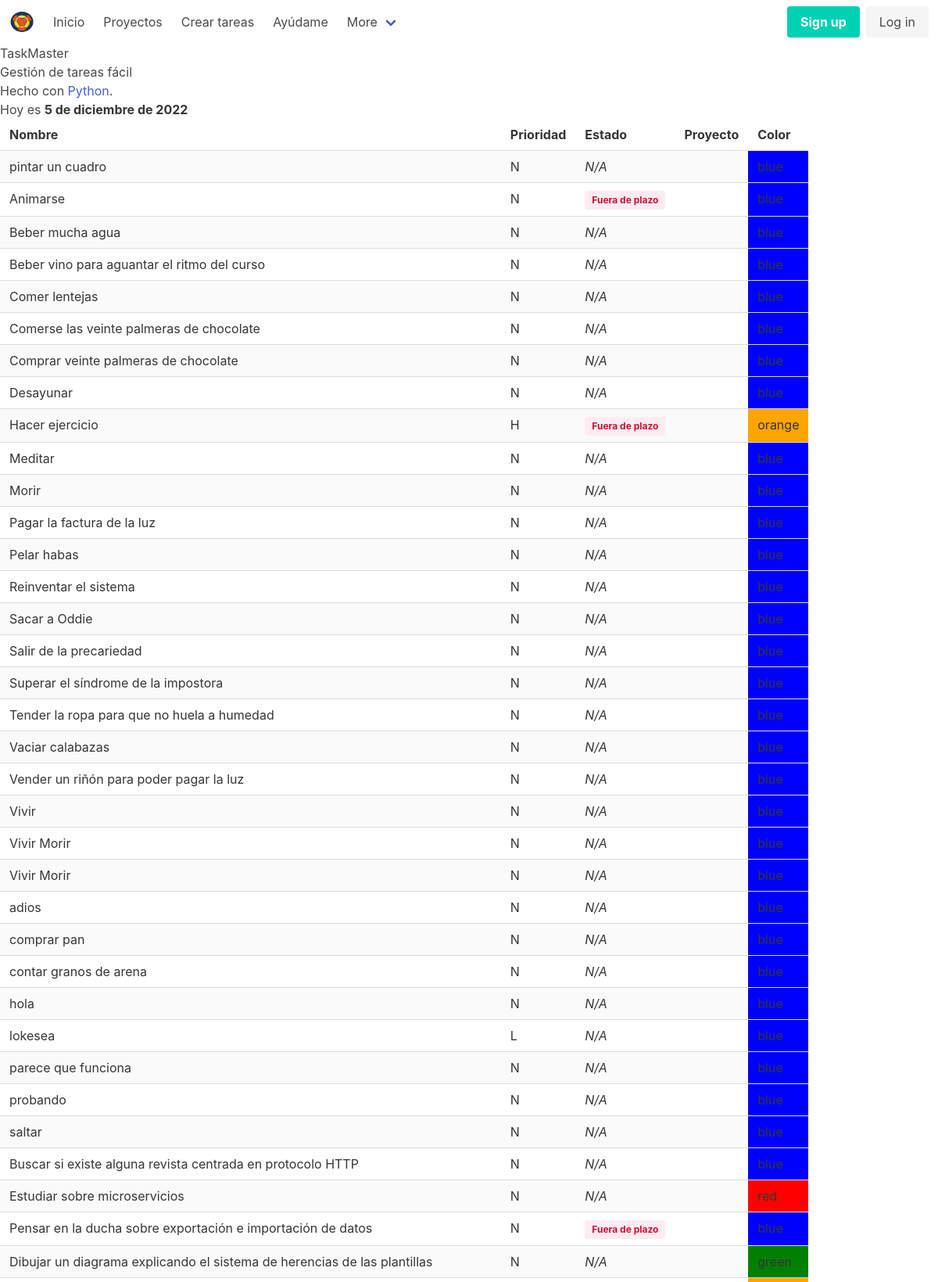
The page / (upper part) on the database its author committed.
### tasks/models.py (models this page shows, shortened)
class Task(models.Model):
    class Meta:
        verbose_name = 'Tarea'
        verbose_name_plural = 'Tareas'
        ordering = ['-orden', 'name']
    name = models.CharField(max_length=250)
    finished = models.BooleanField(default=False)
    orden = models.IntegerField(default=100)
    priority = models.CharField(
        max_length = 1,
        choices=[
            ('H', 'Alta'),
            ('N','Normal'),
            ('L', 'Baja')
        ],
        default ='N'
    )
    due_date = models.DateField(blank=True,
        null=True,
        default=None
    )
    color = models.CharField(
        max_length=6,
        choices=[
            ('blue', 'Azul'),
            ('red', 'Rojo'),
            ('orange', 'Naranja'),
            ('green', 'Verde'),
        ],
        default='blue',
        )
    project = models.ForeignKey(
        Project,
        blank = True,
        null = True,
        default = None,
        on_delete = models.SET_NULL,
        )
    def is_due(self) -> bool:
        if self.due_date is None:
            return False
        return self.due_date <= hoy()

### tasks/views.py (the view)
# urls.py: path('', tasks.views.homepage),
def homepage(request):
    fecha = timezone.now().date()
    tareas = (
        models.Task.objects
        .all()
        .filter(finished=False)
        .select_related('project')
    )
    return render(request, 'tasks/homepage.html', {
        'fecha': fecha,
        'tareas': tareas
    })

### tasks/models.py (called while the page is built)
def hoy():
    return timezone.now().date()

### tasks/templates/tasks/homepage.html
{% extends 'tasks/base.html' %}
{% block content %}
<p>Hecho con <a href="http://python.org/">Python</a>.</p>
<p>Hoy es <strong>{{ fecha }}</strong></p>
{% include 'tasks/includes/task_table.html' %}
{% endblock content %}

### tasks/templates/tasks/includes/task_table.html (shortened to what this page needs)
<table class="table is-striped">
    <tr>
      <th>Nombre</th>
      <th>Prioridad</th>
      <th>Estado</th>
      <th>Proyecto</th>
      <th>Color</th>
    </tr>
  {% for tarea in tareas %}
    <tr>
      <td class="{% if tarea.priority == 'H' %}tarea-urgente{% endif %}">
        {{ tarea.name }}
      </td>
      <td>{{ tarea.priority }}</td>
      <td>
        {% if tarea.is_due %}
          <b class="tag is-danger is-light">Fuera de plazo</b>
        {% else %}
          <i>N/A</i>
        {% endif %}
      </td>
      <td>
      </td>
      <td style="background-color:{{ tarea.color }}">
        {{ tarea.color }}
      </td>
    </tr>
  {% endfor %}
  </table>

### rows shown on the page
Task: name "pintar un cuadro", priority "N", shows "N/A", color "blue"
Task: name "Animarse", priority "N", due_date "Fuera de plazo", color "blue"
Task: name "Beber mucha agua", priority "N", shows "N/A", color "blue"
Task: name "Beber vino para aguantar el ritmo del curso", priority "N", shows "N/A", color "blue"
Task: name "Comer lentejas", priority "N", shows "N/A", color "blue"
Task: name "Comerse las veinte palmeras de chocolate", priority "N", shows "N/A", color "blue"
Task: name "Comprar veinte palmeras de chocolate", priority "N", shows "N/A", color "blue"
Task: name "Desayunar", priority "N", shows "N/A", color "blue"
Task: name "Hacer ejercicio", priority "H", due_date "Fuera de plazo", color "orange"
Task: name "Meditar", priority "N", shows "N/A", color "blue"
Task: name "Morir", priority "N", shows "N/A", color "blue"
Task: name "Pagar la factura de la luz", priority "N", shows "N/A", color "blue"
Task: name "Pelar habas", priority "N", shows "N/A", color "blue"
Task: name "Reinventar el sistema", priority "N", shows "N/A", color "blue"
Task: name "Sacar a Oddie", priority "N", shows "N/A", color "blue"
Task: name "Salir de la precariedad", priority "N", shows "N/A", color "blue"
Task: name "Superar el síndrome de la impostora", priority "N", shows "N/A", color "blue"
Task: name "Tender la ropa para que no huela a humedad", priority "N", shows "N/A", color "blue"
Task: name "Vaciar calabazas", priority "N", shows "N/A", color "blue"
Task: name "Vender un riñón para poder pagar la luz", priority "N", shows "N/A", color "blue"
Task: name "Vivir", priority "N", shows "N/A", color "blue"
Task: name "Vivir Morir", priority "N", shows "N/A", color "blue"
Task: name "Vivir Morir", priority "N", shows "N/A", color "blue"
Task: name "adios", priority "N", shows "N/A", color "blue"
Task: name "comprar pan", priority "N", shows "N/A", color "blue"
Task: name "contar granos de arena", priority "N", shows "N/A", color "blue"
Task: name "hola", priority "N", shows "N/A", color "blue"
Task: name "lokesea", priority "L", due_date "N/A", color "blue"
Task: name "parece que funciona", priority "N", shows "N/A", color "blue"
Task: name "probando", priority "N", shows "N/A", color "blue"
Task: name "saltar", priority "N", shows "N/A", color "blue"
Task: name "Buscar si existe alguna revista centrada en protocolo HTTP", priority "N", due_date "N/A", color "blue"
Task: name "Estudiar sobre microservicios", priority "N", due_date "N/A", color "red"
Task: name "Pensar en la ducha sobre exportación e importación de datos", priority "N", due_date "Fuera de plazo", color "blue"
Task: name "Dibujar un diagrama explicando el sistema de herencias de las plantillas", priority "N", due_date "N/A", color "green"
